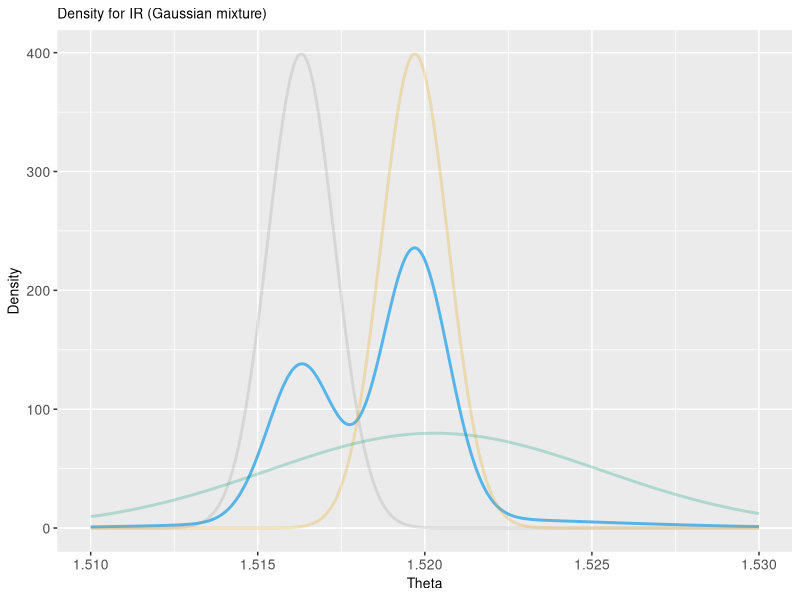
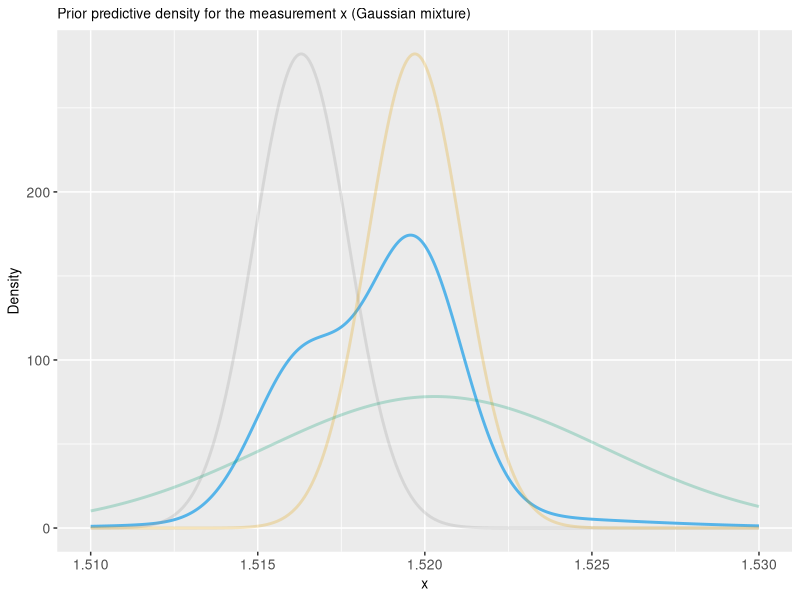
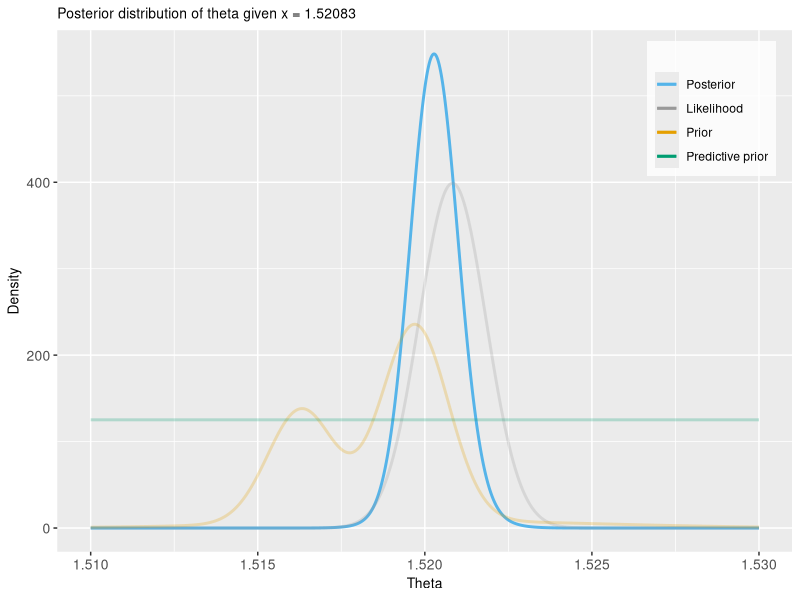

The R script that drew these images, in order:
#################################################################
# ASSIGNMENT 1
# Updated: 2019-09-12
# Author: Anna Carlsson
#################################################################

##### Set working directory and load packages #####
setwd("/Users/anna/Dokument/GitHub/MVE187/Assignments/Assignment_1")
library(ggplot2)
library(gplots)
library(ggpubr)

palette <- c("#999999", "#E69F00", "#56B4E9", "#009E73", "#F0E442", "#0072B2", "#D55E00", "#CC79A7")

set.seed(23563)

#### A) Function for plotting normal mixtures ####

# Definition of function
normal_mixture_density <- function(thetas, means, stds, weights){
  n <- length(weights)
  N <- length(thetas)
  nonweighted_densities <- matrix(data = NA, nrow = N, ncol = n)
  for (i in 1:n){
    nonweighted_densities[,i] <- dnorm(thetas, means[i], stds[i], log = FALSE)
  }
  mixture_density <- nonweighted_densities %*% diag(weights)
  return (rowSums(mixture_density))
}

# Parameters
thetas <- seq(1.51, 1.53, length=1000)
weights <- c(0.33, 0.57, 0.10)
means <- c(1.5163, 1.5197, 1.5203)
stds <- c(0.001, 0.001, 0.005)

mixture_density <- normal_mixture_density(thetas, means, stds, weights)

# Densities for each Gaussian, for comparison in plot
density_1 <- dnorm(thetas, means[1], stds[1], log = FALSE)
density_2 <- dnorm(thetas, means[2], stds[2], log = FALSE)
density_3 <- dnorm(thetas, means[3], stds[3], log = FALSE)

# Plot densities
ggplot() +
  geom_line(
    aes(x = thetas, y = mixture_density), colour = palette[3], size = 1, show.legend = FALSE) + 
  geom_line(
    aes(x = thetas, y = density_1), colour = palette[1], size = 1, alpha = 0.25, show.legend = FALSE) + 
  geom_line(
    aes(x = thetas, y = density_2), colour = palette[2], size = 1, alpha = 0.25, show.legend = FALSE) + 
  geom_line(
    aes(x = thetas, y = density_3), colour = palette[4], size = 1, alpha = 0.25, show.legend = FALSE) + 
  labs(title = "Density for IR (Gaussian mixture)",
     x = "Theta",
     y = "Density") + 
  theme(
    plot.title = element_text(size = 10),
    axis.title = element_text(size = 10),
    axis.text = element_text(size = 10),
    legend.position = c(0.85, 0.8),
    legend.background = element_rect(fill=alpha('white', 0.9)))

#### B) Prior predictive for mixture density ####
# Parameters
x <- seq(1.51, 1.53, length=1000)
weights <- c(0.33, 0.57, 0.10)
means <- c(1.5163, 1.5197, 1.5203)
stds <- c(sqrt(0.001^2 + 0.001^2), sqrt(0.001^2 + 0.001^2), sqrt(0.001^2 + 0.005^2))

mixture_prior_density <- normal_mixture_density(x, means, stds, weights)

# Prior predictive densities for each Gaussian
prior_density_1 <- dnorm(x, means[1], stds[1], log = FALSE)
prior_density_2 <- dnorm(x, means[2], stds[2], log = FALSE)
prior_density_3 <- dnorm(x, means[3], stds[3], log = FALSE)

# Plot densities
ggplot() +
  geom_line(
    aes(x = x, y = mixture_prior_density), colour = palette[3], size = 1, show.legend = FALSE) + 
  geom_line(
    aes(x = x, y = prior_density_1), colour = palette[1], size = 1, alpha = 0.25, show.legend = FALSE) + 
  geom_line(
    aes(x = x, y = prior_density_2), colour = palette[2], size = 1, alpha = 0.25, show.legend = FALSE) + 
  geom_line(
    aes(x = x, y = prior_density_3), colour = palette[4], size = 1, alpha = 0.25, show.legend = FALSE) + 
  
  labs(title = "Prior predictive density for the measurement x (Gaussian mixture)",
       x = "x",
       y = "Density") + 
  theme(
    plot.title = element_text(size = 10),
    axis.title = element_text(size = 10),
    axis.text = element_text(size = 10),
    legend.position = c(0.85, 0.8),
    legend.background = element_rect(fill=alpha('white', 0.9)))

##### C) Posterior of theta

# Define function for posterior
posterior_theta <- function(thetas, x, sigma, sigmas_mix, means, weights){
  predictive_prior_stds <- sqrt(sigmas_mix^2+sigma^2)
  
  likelihood <- dnorm(x, mean = thetas, sd = sigma, log = FALSE)
  prior <- normal_mixture_density(thetas, means, sigmas_mix, weights)
  predictive_prior <- normal_mixture_density(x, means, predictive_prior_stds, weights)
  
  posterior <- likelihood * prior / predictive_prior
  return(posterior)
}

# Define parameters
thetas <- seq(1.51, 1.53, length=1000)
x <- 1.52083
sigma <- 0.001
sigmas <- c(0.001, 0.001, 0.005)
means <- c(1.5163, 1.5197, 1.5203)
weights <- c(0.33, 0.57, 0.10)

# Compute densities (also, the component densities for comparison as functions of theta)
posterior <- posterior_theta(thetas, x, sigma, sigmas, means, weights)
likelihood <- dnorm(x, thetas, sigma)
prior <- normal_mixture_density(thetas, means, sigmas, weights)
predictive_prior <- normal_mixture_density(x, means, sqrt(sigmas^2+sigma^2), weights)

ggplot() +
  geom_line(
    aes(x = thetas, y = posterior, colour = "Posterior"), size = 1, show.legend = TRUE) +
  geom_line(
    aes(x = thetas, y = likelihood, colour = "Likelihood"), size = 1, alpha = 0.25, show.legend = TRUE) +
  geom_line(
    aes(x = thetas, y = prior, colour = "Prior"), size = 1, alpha = 0.25, show.legend = TRUE) +
  geom_line(
    aes(x = thetas, y = predictive_prior, colour = "Predictive prior"), size = 1, alpha = 0.25, show.legend = TRUE) +
  labs(title = "Posterior distribution of theta given x = 1.52083",
       x = "Theta",
       y = "Density") + 
  theme(
    plot.title = element_text(size = 10),
    axis.title = element_text(size = 10),
    axis.text = element_text(size = 10),
    legend.position = c(0.89, 0.85),
    legend.background = element_rect(fill=alpha('white', 0.8))) + 
  scale_colour_manual("", 
                      breaks = c("Posterior", "Likelihood", "Prior", "Predictive prior"),
                      values = c("Posterior"=palette[3], "Likelihood"=palette[1], 
                               "Prior"=palette[2], "Predictive prior"=palette[4]))
